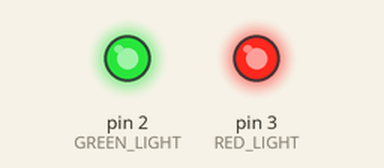
The sketch below on a simulated Arduino Uno, built with avr-gcc and run on an emulated ATmega328P. Shown: output pins drawn as LEDs (lit = HIGH).

Above: at 0.1 s.
At 0.9 s:
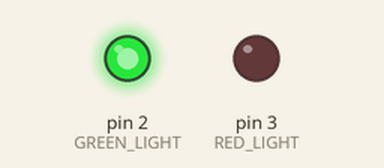
At 1.9 s:
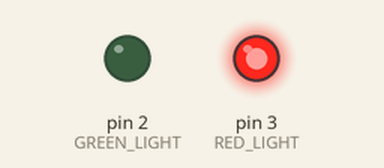
Timing chart, 0 to 3.4 s (numbered marks = the images above):
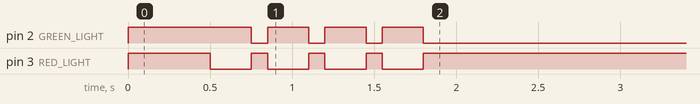

The sketch:

test_phototransistors.ino
```cpp
#define BAUD 115200

#define GREEN_LIGHT 2
#define RED_LIGHT 3

#define ANALOG_PIN_COUNT 8
#define DATA_SIZE 2 * ANALOG_PIN_COUNT
#define BUFFER_SIZE DATA_SIZE + 2

#define SEND (unsigned char) 'S'

void setup() {
  Serial.begin(BAUD);
  pinMode(GREEN_LIGHT, OUTPUT);
  pinMode(RED_LIGHT, OUTPUT);
  digitalWrite(GREEN_LIGHT, HIGH);
  digitalWrite(RED_LIGHT, HIGH);

  analogReference(DEFAULT);

  delay(500);
  for (uint8_t i = 0; i < 4; ++i) {
    digitalWrite(GREEN_LIGHT, HIGH);
    digitalWrite(RED_LIGHT, LOW);
    delay(250);
    digitalWrite(GREEN_LIGHT, LOW);
    digitalWrite(RED_LIGHT, HIGH);
    delay(100);
  }
  digitalWrite(RED_LIGHT, LOW);
  while(!Serial) {}
  digitalWrite(RED_LIGHT, HIGH);
}

void loop() {
  if (acquire_data()) {
      digitalWrite(RED_LIGHT, LOW);
      digitalWrite(GREEN_LIGHT, HIGH);

      uint8_t checksum = 0;
      Serial.write((uint8_t) BUFFER_SIZE);

      for (int i = 0; i < ANALOG_PIN_COUNT; ++i) {
        int val = analogRead(i);
        uint8_t lsb = lowByte(val);
        uint8_t msb = highByte(val);
        checksum ^= lsb;
        Serial.write(lsb);
        checksum ^= msb;
        Serial.write(msb);
      }
      Serial.write(checksum);
      digitalWrite(RED_LIGHT, HIGH);
      digitalWrite(GREEN_LIGHT, LOW);
  }

}


boolean acquire_data() {
  boolean result = false;
  if (0 < Serial.available()) {
    result = Serial.read() == SEND;
  }

  return result;
}
```
